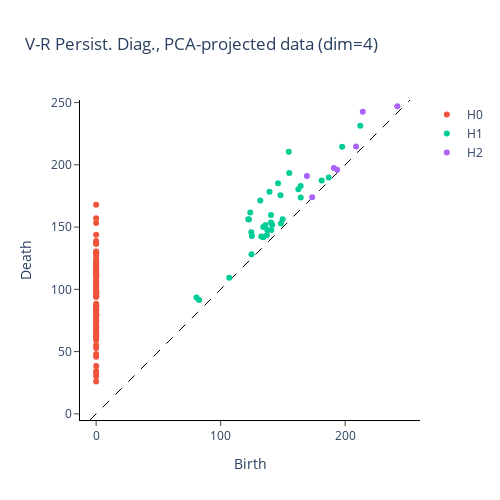

Notebook source saved alongside this figure:
### Code cell
pca_pers_plot = plot_diagram(diagrams[1])

pca_pers_plot.update_layout(
    title=f"V-R Persist. Diag., PCA-projected data (dim={n_components})"
)
